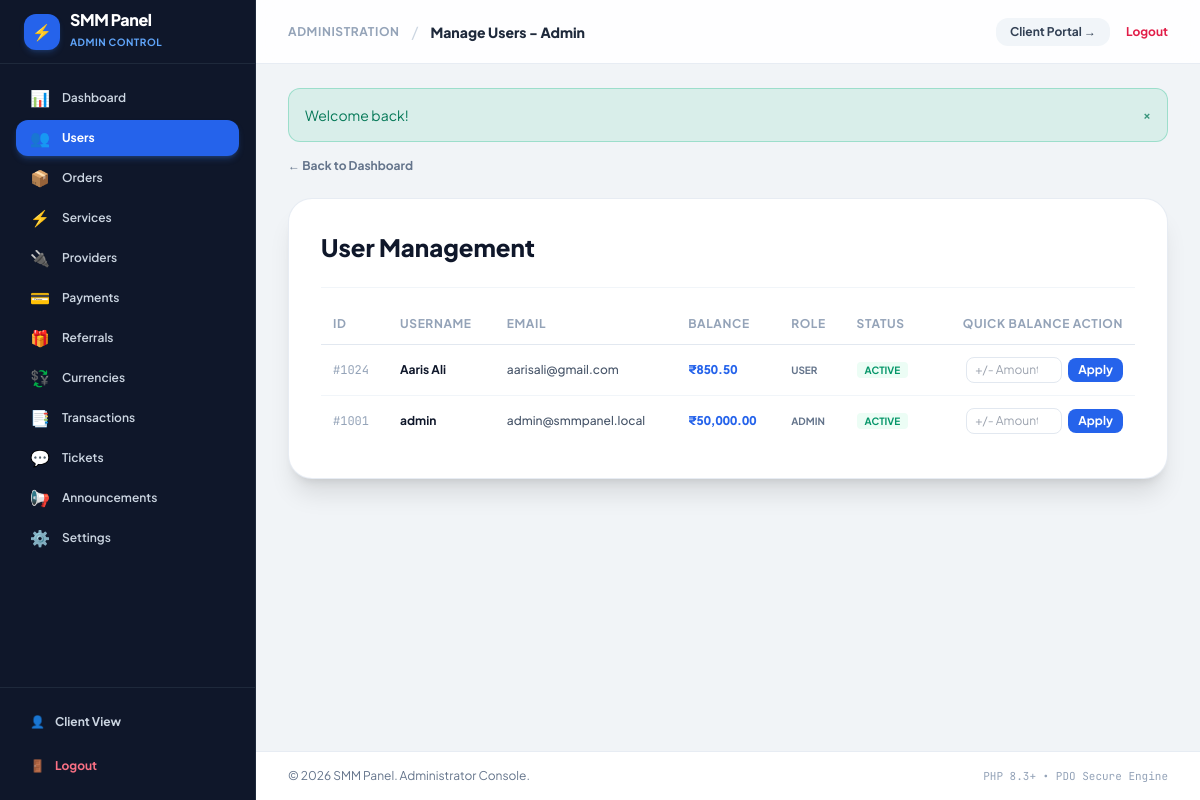
Screenshot of /admin/users.php (signed in) with the database file from the repository.
### tables this page shows
CREATE TABLE `users` (
  `id` INT UNSIGNED AUTO_INCREMENT PRIMARY KEY,
  `username` VARCHAR(64) NOT NULL UNIQUE,
  `email` VARCHAR(191) NOT NULL UNIQUE,
  `password` VARCHAR(255) NOT NULL,
  `phone` VARCHAR(32) NULL,
  `balance` DECIMAL(12, 4) NOT NULL DEFAULT 0.0000,
  `spent` DECIMAL(12, 4) NOT NULL DEFAULT 0.0000,
  `role` ENUM('user', 'admin', 'support') NOT NULL DEFAULT 'user',
  `status` ENUM('active', 'suspended', 'banned') NOT NULL DEFAULT 'active',
  `api_key` VARCHAR(64) NOT NULL UNIQUE,
  `referral_code` VARCHAR(32) NULL UNIQUE,
  `referred_by` INT UNSIGNED NULL,
  `email_verified` TINYINT(1) NOT NULL DEFAULT 0,
  `created_at` TIMESTAMP DEFAULT CURRENT_TIMESTAMP,
  `updated_at` TIMESTAMP DEFAULT CURRENT_TIMESTAMP ON UPDATE CURRENT_TIMESTAMP,
  INDEX `idx_users_role` (`role`),
  INDEX `idx_users_status` (`status`),
  INDEX `idx_users_referral_code` (`referral_code`)
);

CREATE TABLE `currencies` (
  `id` INT UNSIGNED AUTO_INCREMENT PRIMARY KEY,
  `code` VARCHAR(10) NOT NULL UNIQUE,
  `symbol` VARCHAR(10) NOT NULL,
  `name` VARCHAR(50) NOT NULL,
  `exchange_rate` DECIMAL(14, 6) NOT NULL DEFAULT 1.000000,
  `is_base` TINYINT(1) NOT NULL DEFAULT 0,
  `status` ENUM('active', 'inactive') NOT NULL DEFAULT 'active',
  `created_at` TIMESTAMP DEFAULT CURRENT_TIMESTAMP,
  `updated_at` TIMESTAMP DEFAULT CURRENT_TIMESTAMP ON UPDATE CURRENT_TIMESTAMP,
  INDEX `idx_currency_code` (`code`)
);

### admin/users.php (the view, shortened to what this page needs)
<?php
require_once __DIR__ . '/../includes/functions.php';
$db = Database::getConnection();
$users = $db->query("SELECT * FROM users ORDER BY id DESC")->fetchAll();
require_once __DIR__ . '/../includes/header.php';
?>
<div class="max-w-7xl mx-auto my-4 space-y-6">
    <div class="flex items-center justify-between">
        <a href="/admin/dashboard.php" class="text-xs font-bold text-slate-500 hover:text-blue-600">&larr; Back to Dashboard</a>
    </div>
    <div class="bg-white rounded-3xl p-6 sm:p-8 border border-slate-200/80 shadow-xl">
        <h2 class="text-2xl font-extrabold text-slate-900 pb-6 border-b border-slate-100">User Management</h2>
        <div class="overflow-x-auto mt-4">
            <table class="w-full text-left text-xs">
                <thead>
                    <tr class="border-b border-slate-200 text-slate-400 uppercase tracking-wider">
                        <th class="py-3 px-3">ID</th>
                        <th class="py-3 px-3">Username</th>
                        <th class="py-3 px-3">Email</th>
                        <th class="py-3 px-3">Balance</th>
                        <th class="py-3 px-3">Role</th>
                        <th class="py-3 px-3">Status</th>
                        <th class="py-3 px-3 text-right">Quick Balance Action</th>
                    </tr>
                </thead>
                <tbody class="divide-y divide-slate-100 text-slate-700">
                    <?php foreach ($users as $u): ?>
                        <tr class="hover:bg-slate-50">
                            <td class="py-3 px-3 font-mono text-slate-400">#<?= (int)$u['id'] ?></td>
                            <td class="py-3 px-3 font-bold text-slate-900"><?= e($u['username']) ?></td>
                            <td class="py-3 px-3 font-medium text-slate-600"><?= e($u['email']) ?></td>
                            <td class="py-3 px-3 font-extrabold text-blue-600 tabular-nums"><?= format_currency($u['balance']) ?></td>
                            <td class="py-3 px-3 uppercase text-[10px] font-bold text-slate-500"><?= e($u['role']) ?></td>
                            <td class="py-3 px-3">
                                <span class="px-2 py-0.5 rounded text-[10px] font-bold uppercase <?= $u['status'] === 'active' ? 'bg-emerald-50 text-emerald-600' : 'bg-rose-50 text-rose-600' ?>">
                                    <?= e($u['status']) ?>
                                </span>
                            </td>
                            <td class="py-3 px-3 text-right">
                                <form action="/admin/users.php" method="POST" class="inline-flex items-center gap-1.5">
                                    <input type="number" name="amount" placeholder="+/- Amount" step="10" required class="w-24 px-2 py-1 text-xs border border-slate-200 rounded-lg">
                                    <button type="submit" class="px-2.5 py-1 bg-blue-600 hover:bg-blue-700 text-white rounded-lg text-xs font-bold">Apply</button>
                                </form>
                            </td>
                        </tr>
                    <?php endforeach; ?>
                </tbody>
            </table>
        </div>
    </div>
</div>
<?php require_once __DIR__ . '/../includes/footer.php'; ?>

### rows the page displays
users: id "1024", username "Aaris Ali", email "aarisali@gmail.com", balance.symbol "₹850.50", role "USER", status "ACTIVE"
users: id "1001", username "admin", email "admin@smmpanel.local", balance.symbol "₹50,000.00", role "ADMIN", status "ACTIVE"

### other values shown
app_name() "SMM Panel"
$link['icon'] "📊"
$link['name'] "Dashboard"
$link['icon'] "👥"
$link['name'] "Users"
$link['icon'] "📦"
$link['name'] "Orders"
$link['icon'] "⚡"
$link['name'] "Services"
$link['icon'] "🔌"
$link['name'] "Providers"
$link['icon'] "💳"
$link['name'] "Payments"
$link['icon'] "🎁"
$link['name'] "Referrals"
